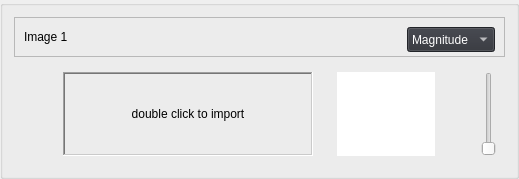
         <widget class="QGroupBox" name="groupBox_3">
          <property name="title">
           <string/>
          </property>
          <layout class="QGridLayout" name="gridLayout_22">
           <item row="0" column="0">
            <layout class="QVBoxLayout" name="verticalLayout">
             <item>
              <widget class="QFrame" name="frame">
               <property name="minimumSize">
                <size>
                 <width>0</width>
                 <height>40</height>
                </size>
               </property>
               <property name="maximumSize">
                <size>
                 <width>16777215</width>
                 <height>40</height>
                </size>
               </property>
               <property name="frameShape">
                <enum>QFrame::StyledPanel</enum>
               </property>
               <property name="frameShadow">
                <enum>QFrame::Raised</enum>
               </property>
               <layout class="QGridLayout" name="gridLayout">
                <item row="0" column="0">
                 <widget class="QLabel" name="label_3">
                  <property name="text">
                   <string>Image 1</string>
                  </property>
                 </widget>
                </item>
                <item row="0" column="3">
                 <widget class="QComboBox" name="comboBox">
                  <property name="minimumSize">
                   <size>
                    <width>0</width>
                    <height>25</height>
                   </size>
                  </property>
                  <property name="maximumSize">
                   <size>
                    <width>16777215</width>
                    <height>25</height>
                   </size>
                  </property>
                  <property name="styleSheet">
                   <string notr="true">background-color: #303239;
color: white;
</string>
                  </property>
                  <item>
                   <property name="text">
                    <string>Magnitude</string>
                   </property>
                  </item>
                  <item>
                   <property name="text">
                    <string>Phase</string>
                   </property>
                  </item>
                  <item>
                   <property name="text">
                    <string>Real</string>
                   </property>
                  </item>
                  <item>
                   <property name="text">
                    <string>Imaginary</string>
                   </property>
                  </item>
                 </widget>
                </item>
                <item row="0" column="1">
                 <spacer name="horizontalSpacer">
                  <property name="orientation">
                   <enum>Qt::Horizontal</enum>
                  </property>
                  <property name="sizeHint" stdset="0">
                   <size>
                    <width>40</width>
                    <height>20</height>
                   </size>
                  </property>
                 </spacer>
                </item>
               </layout>
              </widget>
             </item>
             <item>
              <layout class="QHBoxLayout" name="horizontalLayout">
               <item>
                <widget class="QGroupBox" name="groupBox">
                 <property name="styleSheet">
                  <string notr="true">QGroupBox {
    border: none; /* or border: 0; */
}

QGroupBox::title {
    subcontrol-origin: margin;
    subcontrol-position: top left;
    padding: 0 5px; /* Optional padding for the title */
}

</string>
                 </property>
                 <property name="title">
                  <string/>
                 </property>
                 <layout class="QGridLayout" name="gridLayout_2">
                  <item row="0" column="1">
                   <widget class="QLabel" name="image1">
                    <property name="minimumSize">
                     <size>
                      <width>250</width>
                      <height>0</height>
                     </size>
                    </property>
                    <property name="maximumSize">
                     <size>
                      <width>250</width>
                      <height>300</height>
                     </size>
                    </property>
                    <property name="frameShape">
                     <enum>QFrame::WinPanel</enum>
                    </property>
                    <property name="frameShadow">
                     <enum>QFrame::Sunken</enum>
                    </property>
                    <property name="text">
                     <string>double click to import</string>
                    </property>
                    <property name="scaledContents">
                     <bool>true</bool>
                    </property>
                    <property name="alignment">
                     <set>Qt::AlignCenter</set>
                    </property>
                   </widget>
                  </item>
                  <item row="0" column="0">
                   <spacer name="horizontalSpacer_5">
                    <property name="orientation">
                     <enum>Qt::Horizontal</enum>
                    </property>
                    <property name="sizeHint" stdset="0">
                     <size>
                      <width>40</width>
                      <height>20</height>
                     </size>
                    </property>
                   </spacer>
                  </item>
                 </layout>
                </widget>
               </item>
               <item>
                <widget class="QGroupBox" name="groupBox_2">
                 <property name="styleSheet">
                  <string notr="true">QGroupBox {
    border: none; /* or border: 0; */
}

QGroupBox::title {
    subcontrol-origin: margin;
    subcontrol-position: top left;
    padding: 0 5px; /* Optional padding for the title */
}

</string>
                 </property>
                 <property name="title">
                  <string/>
                 </property>
                 <layout class="QGridLayout" name="gridLayout_16">
                  <item row="0" column="0">
                   <layout class="QHBoxLayout" name="horizontalLayout_5">
                    <item>
                     <widget class="QGraphicsView" name="ft_comp_1">
                      <property name="frameShape">
                       <enum>QFrame::NoFrame</enum>
                      </property>
                      <property name="frameShadow">
                       <enum>QFrame::Sunken</enum>
                      </property>
                      <property name="sizeAdjustPolicy">
                       <enum>QAbstractScrollArea::AdjustToContentsOnFirstShow</enum>
                      </property>
                      <property name="interactive">
                       <bool>true</bool>
                      </property>
                     </widget>
                    </item>
                   </layout>
                  </item>
                  <item row="0" column="2">
                   <widget class="QSlider" name="verticalSlider">
                    <property name="orientation">
                     <enum>Qt::Vertical</enum>
                    </property>
                   </widget>
                  </item>
                  <item row="0" column="1">
                   <spacer name="horizontalSpacer_6">
                    <property name="orientation">
                     <enum>Qt::Horizontal</enum>
                    </property>
                    <property name="sizeHint" stdset="0">
                     <size>
                      <width>40</width>
                      <height>20</height>
                     </size>
                    </property>
                   </spacer>
                  </item>
                 </layout>
                </widget>
               </item>
              </layout>
             </item>
            </layout>
           </item>
          </layout>
         </widget>
